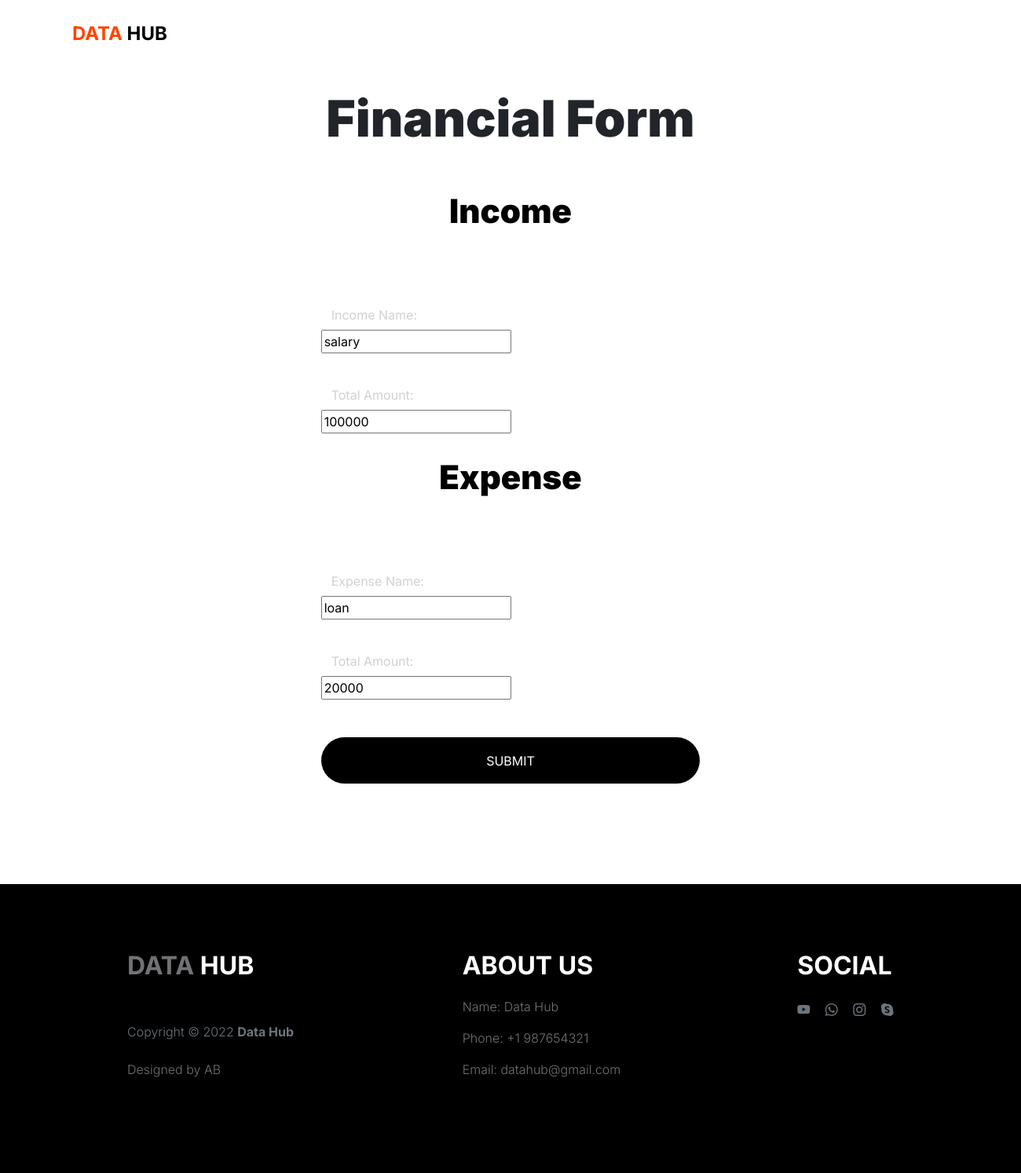
Screenshot of /edit_financial/5/ (signed in) with the database file from the repository.
### app/models.py (models this page shows)
class Financialdetails(models.Model):
    user = models.ForeignKey(User, on_delete=models.CASCADE, null=True, blank=True)
    income_item1 = models.CharField(max_length=50, default='iitem1')
    income_amount1 = models.IntegerField(default=0)
    expense_item1 = models.CharField(max_length=50, default='eitem1')
    expense_amount1 = models.IntegerField(default=0)

### app/views.py (the view, shortened to what this page needs)
# urls.py: path('edit_financial/<int:id>/', views.edit_financial, name='edit_financial'),
@login_required
def edit_financial(request, id):
    z = get_object_or_404(Financialdetails, id=id, user=request.user)
    return render(request, "edit_financial.html", {"financial_detail": z})

### templates/edit_financial.html (shortened to what this page needs)
<!doctype html>
<html lang="en">
{% load static %}
    <head>
        <link href="{% static 'css/bootstrap.min.css' %}" rel="stylesheet">
        <link href="{% static 'css/bootstrap-icons.css' %}" rel="stylesheet">
        <link rel="stylesheet" href="{% static 'css/slick.css' %}"/>
        <link href="{% static 'css/tooplate-little-fashion.css' %}" rel="stylesheet">
    </head>
    <body>
        <main>
            <nav class="navbar navbar-expand-lg">
                <div class="container">
                    <a class="navbar-brand" href="{% url 'index' %}">
                        <strong><span>DATA</span>  HUB</strong>
                    </a>
                </div>
            </nav>
<form method="post">
        <main>
            <section class="sign-in-form section-padding">
                <div class="container">
                    <div class="row">
                        <div class="col-lg-8 mx-auto col-12">
                            <h1 class="hero-title text-center mb-5">Financial Form</h1>
                            <div class="row">
                                <div class="col-lg-8 col-11 mx-auto">
                                    <form role="form" method="post">
                                        <h2 class="hero-title text-center mb-5">Income</h2>
                                        <br>
                                        <div class="form-floating">
                                            <label for="name1">Income Name:</label><br><br>
        <input type="text" id="name1" name="name1" value="{{ financial_detail.income_item1 }}"><br>
                                        </div>
                                        <br>
                                        <div class="form-floating">
                                            <label for="name1">Total Amount:</label><br><br>
        <input type="text" id="name2" name="name2" value="{{ financial_detail.income_amount1 }}"><br>
                                        </div>
                                        <br>
                                        <h2 class="hero-title text-center mb-5">Expense</h2>
                                        <br>
                                        <div class="form-floating">
                                            <label for="name1">Expense Name:</label><br><br>
        <input type="text" id="name3" name="name3" value="{{ financial_detail.expense_item1 }}"><br>
                                        </div>
                                        <br>
                                        <div class="form-floating">
                                            <label for="name1">Total Amount:</label><br><br>
        <input type="text" id="name4" name="name4" value="{{ financial_detail.expense_amount1 }}"><br>
                                        </div>
                                        <br>
                                        <button type="submit" class="btn custom-btn form-control mt-4 mb-3">
                                            Submit
                                        </button>
                                    </form>
                                </div>
                            </div>
                        </div>
                    </div>
                </div>
            </section>
        </main>
        <footer class="site-footer">
            <div style="margin-left:150px;" class="container">
                <div class="row">
                    <div class="col-lg-3 col-10 me-auto mb-4">
                        <h4 class="text-white mb-3"><a href="{% url 'index' %}">DATA</a> HUB</h4>
                        <p class="copyright-text text-muted mt-lg-5 mb-4 mb-lg-0">Copyright © 2022 <strong>Data Hub</strong></p>
                        <br>
                        <p class="copyright-text">Designed by <a target="_blank">AB</a></p>
                    </div>
                    <div style="margin-left:140px;" class="col-lg-3 col-10 me-auto mb-4">
                        <h4 class="text-white mb-3"><a>ABOUT</a> US</h4>
                        <p class="copyright-text">Name: <a target="_blank">Data Hub</a></p>
                        <p class="copyright-text">Phone: <a target="_blank">+1 987654321</a></p>
                        <p class="copyright-text">Email: <a target="_blank">datahub@gmail.com</a></p>
                    </div>
                    <div style="margin-left:140px;" class="col-lg-3 col-10 me-auto mb-4">
                        <h4 class="text-white mb-3"><a>SOCIAL</a></h4>
                        <ul class="social-icon">
                            <li><a href="https://www.youtube.com/" class="social-icon-link bi-youtube"></a></li>
                            <li><a href="https://www.whatsapp.com/" class="social-icon-link bi-whatsapp"></a></li>
                            <li><a href="https://www.instagram.com/" class="social-icon-link bi-instagram"></a></li>
                            <li><a href="https://www.skype.com/" class="social-icon-link bi-skype"></a></li>
                        </ul>
                    </div>
                </div>
            </div>
        </footer>
</form>
    </body>
</html>

### static/css/tooplate-little-fashion.css (style rules this page uses)
:root { --white-color: #FFFFFF; --primary-color: #FF4400; --section-bg-color: #f0f8ff; --dark-color: #000000; --grey-color: #d0d1d1; --p-color: #717275; --body-font-family: 'Inter', sans-serif; --h5-font-size: 24px; --p-font-size: 20px; --copyright-text-font-size: 16px; --product-link-font-size: 14px; --custom-link-font-size: 12px; --font-weight-thin: 100; --font-weight-light: 300; --font-weight-normal: 400; --font-weight-bold: 700; --font-weight-black: 900; }
body, html { height: 100%; }
html { scroll-behavior: smooth; }
body { background: var(--white-color); font-family: var(--body-font-family); position: relative; }
h2, h3, h4, h5, h6 { color: var(--dark-color); line-height: inherit; }
h1, h2, h3, h4, h5, h6 { font-weight: var(--font-weight-bold); }
h1, h2 { font-weight: var(--font-weight-black); }
h1 { font-size: 64px; line-height: normal; }
h2 { font-size: 42px; }
h4 { font-size: 32px; }
p { color: var(--p-color); font-size: var(--p-font-size); font-weight: var(--font-weight-light); }
a, button { touch-action: manipulation; transition: all 0.3s; }
a { color: var(--p-color); text-decoration: none; }
b, strong { font-weight: var(--font-weight-bold); }
.custom-btn { background: var(--dark-color); border-radius: 50px; color: var(--white-color); font-size: var(--copyright-text-font-size); text-transform: uppercase; padding: 16.50px 20px; }
.navbar { background: var(--white-color); position: fixed; top: 0; right: 0; left: 0; padding: 25px 0; z-index: 2; will-change: transform; transition: transform 300ms linear; }
.navbar span, h2 span, h4 span { color: var(--primary-color); }
.navbar-brand { color: var(--dark-color); font-size: 24px; font-weight: var(--font-weight-light); margin: 0; padding: 0; }
section { content-visibility: auto; contain-intrinsic-size: 700px; }
.section-padding { padding-top: 7rem; padding-bottom: 7rem; }
.form-floating>label { color: var(--grey-color); font-weight: var(--font-weight-normal); }
.site-footer { background: var(--dark-color); padding-top: 5rem; padding-bottom: 5rem; }
.site-footer .social-icon-link { margin-top: 4px; }
.copyright-text { font-size: var(--copyright-text-font-size); }
.social-icon { margin: 0; padding: 0; }
.social-icon li { list-style: none; display: inline-block; vertical-align: top; }
.social-icon-link { color: #6c757d; font-size: 1rem; display: inline-block; vertical-align: top; margin-bottom: 4px; margin-right: 15px; }

### rows the page displays
Financialdetails: name1 "salary", name2 "100000", name3 "loan", name4 "20000"
